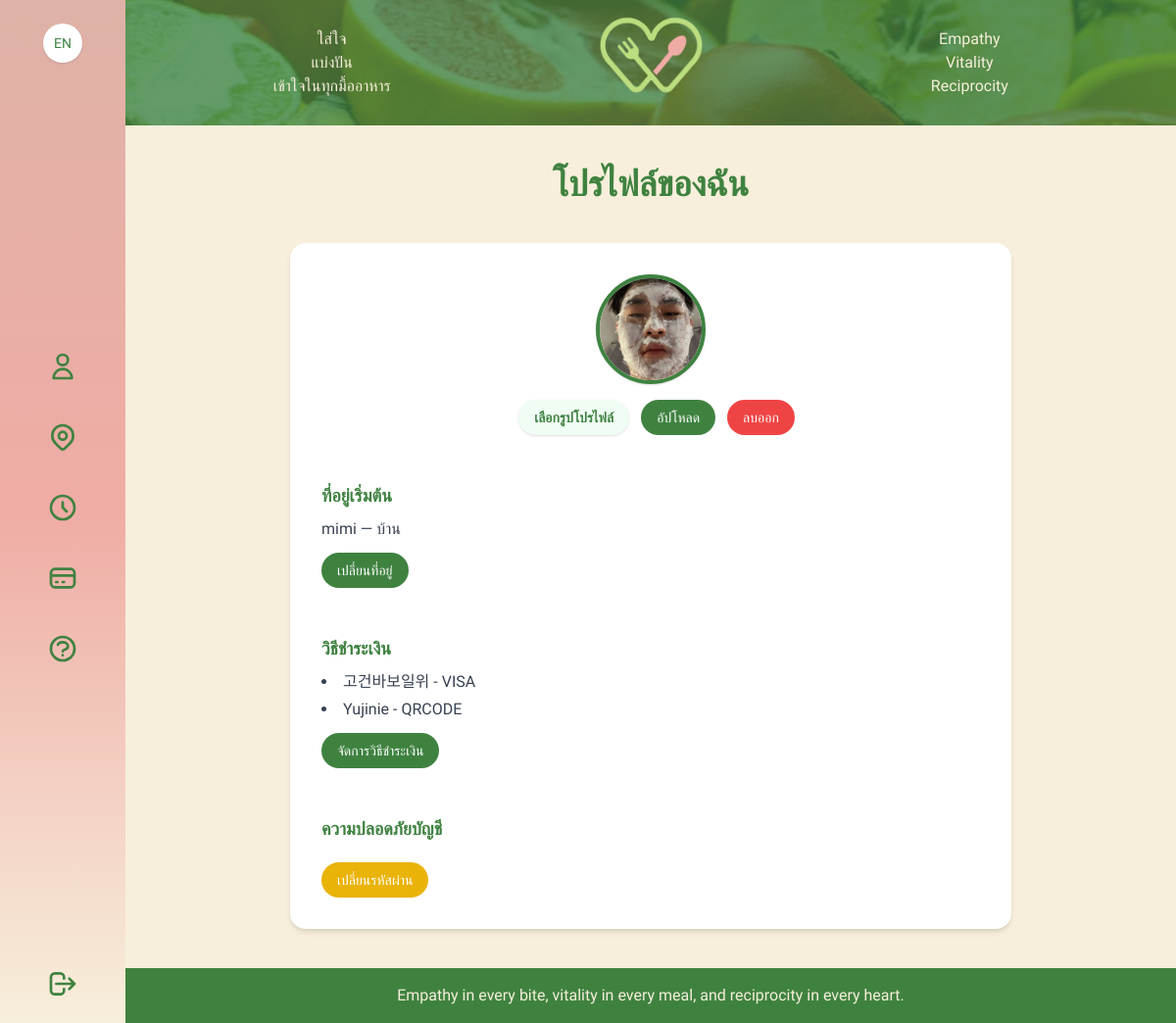
/profile/ (signed in), run on the app's committed database.
### myapp/models.py (models this page shows, shortened)
class Profile(models.Model):
    user = models.OneToOneField(
        User, on_delete=models.CASCADE, related_name='profile'
    )
    image = models.ImageField(upload_to='profiles/', blank=True, null=True)  # ✅ ต้องมี
    default_address = models.CharField("ที่อยู่เริ่มต้น", max_length=255, blank=True, default='')

class Address(models.Model):
    user        = models.ForeignKey(User, on_delete=models.CASCADE, related_name='addresses')
    label       = models.CharField("ชื่อที่อยู่", max_length=100, default='', blank=True)
    full_address = models.TextField("ที่อยู่", default='')
    subdistrict = models.CharField("ตำบล", max_length=100, blank=True)
    district    = models.CharField("อำเภอ", max_length=100, blank=True)
    province    = models.CharField("จังหวัด", max_length=100, blank=True)
    zipcode     = models.CharField("รหัสไปรษณีย์", max_length=10, blank=True)
    is_default  = models.BooleanField("ตั้งเป็นค่ามาตรฐาน", default=False)
    order       = models.PositiveIntegerField(default=0)
    def __str__(self):
        return f"{self.user.username} — {self.label or self.full_address[:30]}"

class PaymentMethod(models.Model):
    user    = models.ForeignKey(User, on_delete=models.CASCADE, related_name='payment_methods')
    name    = models.CharField("ชื่อบัตร/บัญชี", max_length=50)
    details = models.CharField("รายละเอียด", max_length=255)

### myapp/views.py (the view, shortened to what this page needs)
# urls.py: path('profile/', views.profile, name='profile'),
@login_required
def profile(request):
    profile = request.user.profile
    default_address = Address.objects.filter(
        user=request.user, is_default=True
    ).first()
    return render(request, 'profile.html', {
        'default_address': default_address,
        'profile': profile,
    })

### myapp/templates/profile.html (shortened to what this page needs)
{% extends 'base.html' %}
{% load static %}
{% load i18n %}
{% block content %}
<div class="container mx-auto px-4 py-10 max-w-3xl">
  <h1 class="text-4xl font-bold text-[#3F8240] mb-10 text-center">
    {% trans "My Profile" %}
  </h1>
  <div class="bg-white rounded-2xl shadow-md p-8 space-y-12">
    <div class="flex flex-col items-center space-y-4">
      {% if profile.image %}
        <img src="{{ profile.image.url }}"
             class="w-28 h-28 rounded-full object-cover border-4 border-[#3F8240] shadow"
             alt="{% trans 'Profile Picture' %}">
      {% else %}
        <div class="w-28 h-28 rounded-full bg-green-100 flex items-center justify-center text-4xl text-[#3F8240] font-bold shadow">
          {{ user.username|first|upper }}
        </div>
      {% endif %}
      <form method="POST" enctype="multipart/form-data" class="flex items-center space-x-3">
        <label for="id_image"
               class="cursor-pointer bg-[#f0fdf4] text-[#3F8240] px-4 py-2 rounded-full shadow hover:bg-[#e2faea] transition font-semibold text-sm">
          {% trans "Choose Profile Picture" %}
        </label>
        <button name="upload_image" value="1" type="submit"
                class="bg-[#3F8240] hover:bg-[#2a5a2b] text-white text-sm px-4 py-2 rounded-full transition">
          {% trans "Upload" %}
        </button>
        {% if profile.image %}
          <button name="remove_image" value="1" type="submit"
                  class="bg-red-500 hover:bg-red-600 text-white text-sm px-4 py-2 rounded-full transition">
            {% trans "Remove" %}
          </button>
        {% endif %}
      </form>
    </div>
    <div>
      <h3 class="text-lg font-semibold text-[#3F8240] mb-2">{% trans "Default Address" %}</h3>
      {% if default_address %}
        <p class="text-gray-700">{{ default_address }}</p>
      {% else %}
        <p class="text-gray-400 italic">{% trans "No default address set." %}</p>
      {% endif %}
      <a href="{% url 'address_list' %}" class="inline-block mt-3 bg-[#3F8240] hover:bg-[#2a5a2b] text-white px-4 py-2 rounded-full text-sm">
        {% trans "Change Address" %}
      </a>
    </div>
    <div>
      <h3 class="text-lg font-semibold text-[#3F8240] mb-2">{% trans "Payment Methods" %}</h3>
      {% if user.payment_methods.exists %}
        <ul class="list-disc list-inside text-gray-700 space-y-1">
          {% for payment in user.payment_methods.all %}
            <li>{{ payment.name }} - {{ payment.details }}</li>
          {% endfor %}
        </ul>
      {% else %}
        <p class="text-gray-400 italic">{% trans "No payment methods added yet." %}</p>
      {% endif %}
      <a href="{% url 'payment_methods' %}" class="inline-block mt-3 bg-[#3F8240] hover:bg-[#2a5a2b] text-white px-4 py-2 rounded-full text-sm">
        {% trans "Manage Payment Methods" %}
      </a>
    </div>
    <div>
      <h3 class="text-lg font-semibold text-[#3F8240] mb-2">{% trans "Account Security" %}</h3>
      <a href="{% url 'password_change' %}" class="inline-block mt-3 bg-yellow-500 hover:bg-yellow-600 text-white px-4 py-2 rounded-full text-sm">
        {% trans "Change Password" %}
      </a>
    </div>
  </div>
</div>
{% endblock %}

### myapp/templates/base.html (style rules this page uses)
body { font-family:'Prompt','Montserrat',sans-serif; }

### data on the page
Profile: image (picture)
Address: user+label "mimi — บ้าน"
PaymentMethod: name "고건바보일위", details "VISA"
PaymentMethod: name "Yujinie", details "QRCODE"
